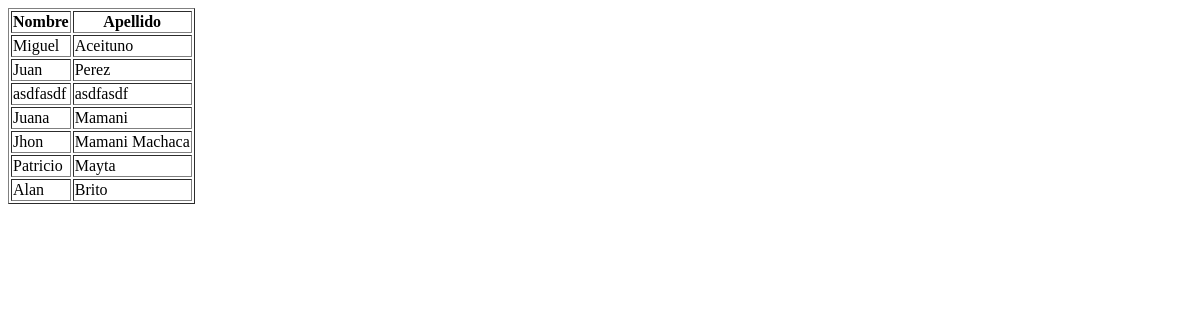
The page /clientes/listarpersona on the database as committed earlier.
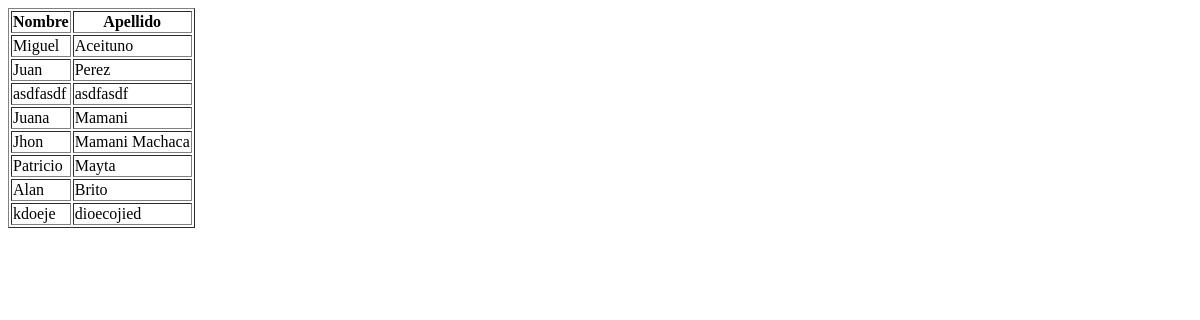
The same page on the database as committed later.
### clientes/models.py (models this page shows)
class Persona(models.Model):
    nombre = models.CharField(max_length=100, blank = True, null=True)
    apellidos = models.CharField(max_length=100, blank = True, null=True)

### clientes/views.py (the view)
# urls.py: path('/listarpersona', views.listar_personas, name = "listar_personas")
def listar_personas(request):
    return render(request, "cliente/lista_personas.html",{"personas":models.Persona.objects.all()})

### clientes/templates/cliente/lista_personas.html (shortened to what this page needs)
<!DOCTYPE html>
<html lang="en">
<head>
</head>
<body>
    <table border="1">
        <thead>
            <tr>
                <th>Nombre</th>
                <th>Apellido</th>
            </tr>
        </thead>
        <tbody>
            {% for persona in personas %}
            <tr>
                <td>{{ persona.nombre }}</td>
                <td>{{ persona.apellidos }}</td>
            </tr>
            {% endfor %}
        </tbody>
    </table>
</body>
</html>

Rows that differ between the two databases and show on the page:
added Persona: nombre "kdoeje", apellidos "dioecojied"
